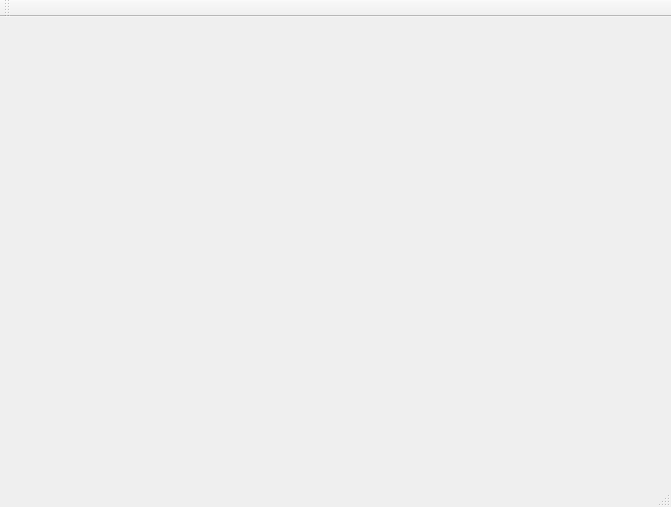
<?xml version="1.0" encoding="UTF-8"?>
<ui version="4.0">
 <class>MainWindow</class>
 <widget class="QMainWindow" name="MainWindow">
  <property name="geometry">
   <rect>
    <x>0</x>
    <y>0</y>
    <width>671</width>
    <height>507</height>
   </rect>
  </property>
  <property name="windowTitle">
   <string>MainWindow</string>
  </property>
  <widget class="QWidget" name="centralWidget">
   <layout class="QGridLayout" name="gridLayout_2">
    <item row="0" column="0">
     <widget class="SailingForm" name="widget" native="true"/>
    </item>
   </layout>
  </widget>
  <widget class="QMenuBar" name="menuBar">
   <property name="geometry">
    <rect>
     <x>0</x>
     <y>0</y>
     <width>671</width>
     <height>20</height>
    </rect>
   </property>
  </widget>
  <widget class="QToolBar" name="mainToolBar">
   <attribute name="toolBarArea">
    <enum>TopToolBarArea</enum>
   </attribute>
   <attribute name="toolBarBreak">
    <bool>false</bool>
   </attribute>
  </widget>
  <widget class="QStatusBar" name="statusBar"/>
 </widget>
 <layoutdefault spacing="6" margin="11"/>
 <customwidgets>
  <customwidget>
   <class>SailingForm</class>
   <extends>QWidget</extends>
   <header>sailingform.h</header>
   <container>1</container>
  </customwidget>
 </customwidgets>
 <resources/>
 <connections/>
</ui>
